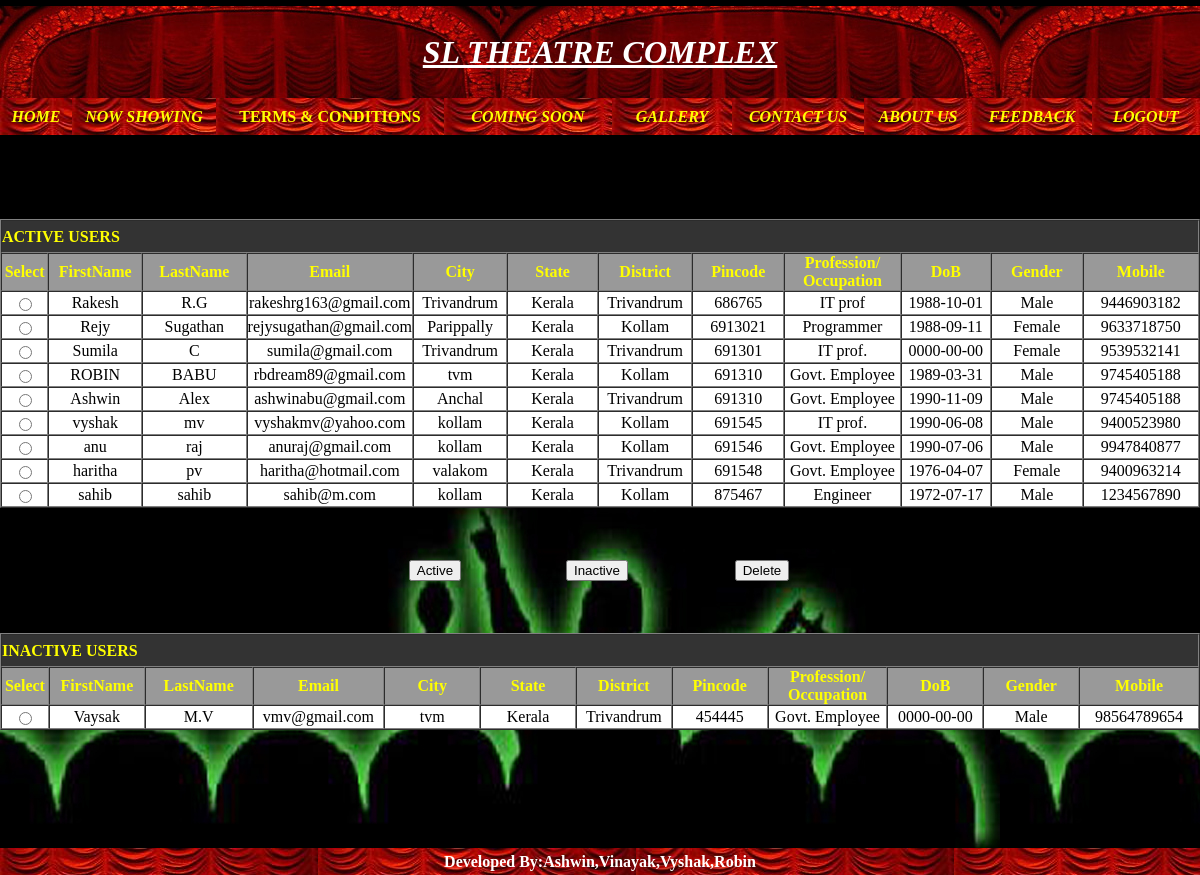
Screenshot of /View_users.php with the database file from the repository.
### tables this page shows
CREATE TABLE IF NOT EXISTS `registration` (
  `regid` bigint(25) NOT NULL AUTO_INCREMENT,
  `FirstName` varchar(30) NOT NULL,
  `LastName` varchar(15) NOT NULL,
  `Email` varchar(25) NOT NULL,
  `password` varchar(15) NOT NULL,
  `city` varchar(20) NOT NULL,
  `state` varchar(20) NOT NULL,
  `District` varchar(20) NOT NULL,
  `pincode` int(10) NOT NULL,
  `profession_occupation` varchar(25) NOT NULL,
  `DateofBirth` date NOT NULL,
  `Gender` varchar(10) NOT NULL,
  `Landnumber` bigint(15) NOT NULL,
  `Mobilenumber` bigint(20) NOT NULL,
  `Alternatemobilenumber` bigint(20) NOT NULL,
  `Question` varchar(45) NOT NULL,
  `Answer` varchar(45) NOT NULL,
  `status` int(30) NOT NULL,
  PRIMARY KEY (`regid`),
  UNIQUE KEY `Email` (`Email`)
);

### View_users.php (the view, shortened to what this page needs)
<!DOCTYPE html PUBLIC "-//W3C//DTD XHTML 1.0 Transitional//EN" "http://www.w3.org/TR/xhtml1/DTD/xhtml1-transitional.dtd">
<html xmlns="http://www.w3.org/1999/xhtml">
<head>
</head>
<body>
<form name="form1" method="post" action="">
<?php
$con=mysql_connect("localhost","root","");
    $qry="select *from registration where status='0'";
    $res=mysql_query($qry,$con);
	?>
<div id="Layer1">
  <table width="100%" height="92" border="0" cellpadding="0" cellspacing="0">
    <tr>
      <td background="pic/curtains08-02-22.jpg" bgcolor="#E0DFE3"><div align="center" class="style1">
        <div align="center" class="style3 style8"><ins>SL THEATRE COMPLEX </ins></div>
      </div></td>
    </tr>
  </table>
  <table width="100%" height="37" border="0" cellpadding="0" cellspacing="0">
    <tr>
      <td width="6%" height="37" background="pic/CURTAIN.JPG" bgcolor="#E0DFE3"><div align="center" class="style2"><a href="admin_mainpage.php">HOME</a></div></td>
      <td width="12%" background="pic/CURTAIN.JPG" bgcolor="#E0DFE3"><div align="center" class="style6"><a href="nowshowing_admin.php">NOW SHOWING </a></div></td>
      <td width="19%" background="pic/CURTAIN.JPG" bgcolor="#E0DFE3"><div align="center"><a href="terms and conditions_admin.php"><strong>TERMS &amp; CONDITIONS </strong></a></div></td>
      <td width="14%" background="pic/CURTAIN.JPG" bgcolor="#E0DFE3"><div align="center" class="style6"><a href="comingsoon_admin.php">COMING SOON </a></div></td>
      <td width="10%" background="pic/CURTAIN.JPG" bgcolor="#E0DFE3"><div align="center" class="style6"><a href="gallery_admin.php">GALLERY</a><a href="ECoupon.php"></a></div></td>
      <td width="11%" background="pic/CURTAIN.JPG" bgcolor="#E0DFE3"><div align="center" class="style6"><a href="gallery.php"></a><a href="contactus_admin.php">CONTACT US</a></div></td>
      <td width="9%" background="pic/CURTAIN.JPG" bgcolor="#E0DFE3"><div align="center" class="style6"><a href="contactus.php"></a> <a href="aboutus_admin.php">ABOUT US</a></div></td>
      <td width="10%" background="pic/CURTAIN.JPG" bgcolor="#E0DFE3"><div align="center" class="style6"><a href="aboutus.php"></a> <a href="feedback_admin.php" class="style15">FEEDBACK</a></div></td>
      <td width="9%" background="pic/CURTAIN.JPG" bgcolor="#E0DFE3"><div align="center" class="style22"><a href="admin.php">LOGOUT</a></div></td>
    </tr>
  </table>
  <p>&nbsp;</p>
  <p>&nbsp;</p>
  <table width="100%" border="1" cellspacing="0" cellpadding="0">
    <tr>
      <td height="31" colspan="12" bgcolor="#333333"><span class="style18">ACTIVE USERS </span></td>
      </tr>
    <tr>
      <td width="4%" height="31" bgcolor="#999999"><div align="center"><span class="style18">Select</span></div></td>
      <td width="8%" bgcolor="#999999"><div align="center" class="style18">FirstName</div></td>
      <td width="9%" bgcolor="#999999"><div align="center" class="style18">LastName</div></td>
      <td width="11%" bgcolor="#999999"><div align="center" class="style18">Email</div></td>
      <td width="8%" bgcolor="#999999"><div align="center" class="style18">City</div></td>
      <td width="8%" bgcolor="#999999"><div align="center" class="style18">State</div></td>
      <td width="8%" bgcolor="#999999"><div align="center" class="style18">District</div></td>
      <td width="8%" bgcolor="#999999"><div align="center" class="style18">Pincode</div></td>
      <td width="10%" bgcolor="#999999"><div align="center"><span class="style18">Profession/ Occupation</span></div></td>
      <td width="8%" bgcolor="#999999"><div align="center" class="style18">DoB</div></td>
      <td width="8%" bgcolor="#999999"><div align="center" class="style18">Gender</div></td>
      <td width="10%" bgcolor="#999999"><div align="center"><span class="style18">Mobile</span></div></td>
      </tr>
	   <?php while($row=mysql_fetch_array($res))
	{ ?>
    <tr>
      <td height="22" bgcolor="#FFFFFF"><div align="center" class="style23">
        <input name="rid" type="radio" value="<?php echo $row['regid'];?>" />
      </div></td>
      <td bgcolor="#FFFFFF"><div align="center" class="style23"><?php echo $row['FirstName'];?></div></td>
      <td bgcolor="#FFFFFF"><div align="center" class="style23"><?php echo $row['LastName'];?></div></td>
      <td bgcolor="#FFFFFF"><div align="center" class="style23"><?php echo $row['Email'];?></div></td>
      <td bgcolor="#FFFFFF"><div align="center" class="style23"><?php echo $row['city'];?></div></td>
      <td bgcolor="#FFFFFF"><div align="center" class="style23"><?php echo $row['state'];?></div></td>
      <td bgcolor="#FFFFFF"><div align="center" class="style23"><?php echo $row['District'];?></div></td>
      <td bgcolor="#FFFFFF"><div align="center" class="style23"><?php echo $row['pincode'];?></div></td>
      <td bgcolor="#FFFFFF"><div align="center" class="style23"><?php echo $row['profession_occupation'];?></div></td>
      <td bgcolor="#FFFFFF"><div align="center" class="style23"><?php echo $row['DateofBirth'];?></div></td>
      <td bgcolor="#FFFFFF"><div align="center" class="style23"><?php echo $row['Gender'];?></div></td>
      <td bgcolor="#FFFFFF"><div align="center" class="style23"><?php echo $row['Mobilenumber'];?></div></td>
      </tr>
	  <?php
	}
	?>
  </table>
  <p>&nbsp;</p>
  <table width="40%" border="0" align="center" cellpadding="1" cellspacing="1">
    <tr>
      <th scope="row"> <label>
          <div align="center">
            <input type="button" name="Submit" value="Active" onclick="accept1();" />
          </div>
        </label>
      </th>
      <td><div align="center">
          <input type="button" name="Submit2" value="Inactive" onclick="rej();" />
      </div></td>
      <td><div align="center">
          <input type="button" name="Submit3" value="Delete" onclick="del();" />
      </div></td>
    </tr>
  </table>
  <?php
$con=mysql_connect("localhost","root","");
    $qry="select *from registration where status='1'";
    $res=mysql_query($qry,$con);
	?>
  <p align="center">&nbsp;</p>
  <table width="100%" border="1" cellspacing="0" cellpadding="0">
    <tr>
      <td height="31" colspan="12" bgcolor="#333333"><span class="style18">INACTIVE USERS </span></td>
    </tr>
    <tr>
      <td width="4%" height="31" bgcolor="#999999"><div align="center"><span class="style18">Select</span></div></td>
      <td width="8%" bgcolor="#999999"><div align="center" class="style18">FirstName</div></td>
      <td width="9%" bgcolor="#999999"><div align="center" class="style18">LastName</div></td>
      <td width="11%" bgcolor="#999999"><div align="center" class="style18">Email</div></td>
      <td width="8%" bgcolor="#999999"><div align="center" class="style18">City</div></td>
      <td width="8%" bgcolor="#999999"><div align="center" class="style18">State</div></td>
      <td width="8%" bgcolor="#999999"><div align="center" class="style18">District</div></td>
      <td width="8%" bgcolor="#999999"><div align="center" class="style18">Pincode</div></td>
      <td width="10%" bgcolor="#999999"><div align="center"><span class="style18">Profession/ Occupation</span></div></td>
      <td width="8%" bgcolor="#999999"><div align="center" class="style18">DoB</div></td>
      <td width="8%" bgcolor="#999999"><div align="center" class="style18">Gender</div></td>
      <td width="10%" bgcolor="#999999"><div align="center"><span class="style18">Mobile</span></div></td>
    </tr>
    <?php while($row=mysql_fetch_array($res))
	{ ?>
    <tr>
      <td height="22" bgcolor="#FFFFFF"><div align="center" class="style23">
          <input name="rid" type="radio" value="<?php echo $row['regid'];?>" />
      </div></td>
      <td bgcolor="#FFFFFF"><div align="center" class="style23"><?php echo $row['FirstName'];?></div></td>
      <td bgcolor="#FFFFFF"><div align="center" class="style23"><?php echo $row['LastName'];?></div></td>
      <td bgcolor="#FFFFFF"><div align="center" class="style23"><?php echo $row['Email'];?></div></td>
      <td bgcolor="#FFFFFF"><div align="center" class="style23"><?php echo $row['city'];?></div></td>
      <td bgcolor="#FFFFFF"><div align="center" class="style23"><?php echo $row['state'];?></div></td>
      <td bgcolor="#FFFFFF"><div align="center" class="style23"><?php echo $row['District'];?></div></td>
      <td bgcolor="#FFFFFF"><div align="center" class="style23"><?php echo $row['pincode'];?></div></td>
      <td bgcolor="#FFFFFF"><div align="center" class="style23"><?php echo $row['profession_occupation'];?></div></td>
      <td bgcolor="#FFFFFF"><div align="center" class="style23"><?php echo $row['DateofBirth'];?></div></td>
      <td bgcolor="#FFFFFF"><div align="center" class="style23"><?php echo $row['Gender'];?></div></td>
      <td bgcolor="#FFFFFF"><div align="center" class="style23"><?php echo $row['Mobilenumber'];?></div></td>
    </tr>
    <?php
	}
	?>
  </table>
  <p>&nbsp;</p>
  <p>&nbsp;</p>
  <p>&nbsp;</p>
  <table width="100%" height="27" border="0" cellpadding="0" cellspacing="0" background="pic/CURTAIN.JPG">
    <tr>
      <td><div align="center"><span class="style7">Developed By:Ashwin,Vinayak,Vyshak,Robin </span></div></td>
    </tr>
  </table>
</div>
</form>
</body>
</html>

### View_users.php (style rules this page uses)
.style1 { font-size: xx-large; font-weight: bold; font-style: italic; color: #9966FF; }
.style3 { color: #FFFFFF; font-family: Georgia, "Times New Roman", Times, serif; }
.style6 { color: #FFFF00; font-weight: bold; font-style: italic; }
a:link { color: #FFFF00; text-decoration: none; }
body { background-image: url(pic/nowshowings.JPG); }
.style7 { color: #FFFFFF; font-weight: bold; }
.style8 { color: #FFFFFF }
.style2 { color: #FFFF66; font-style: italic; font-weight: bold; }
.style18 { color: #FFFF00; font-weight: bold; }
.style15 { font-family: "Times New Roman", Times, serif; font-style: italic; font-weight: bold; }
.style22 { color: #FFFF00; font-weight: bold; font-style: italic; font-family: "Times New Roman", Times, serif; }
.style23 { color: #000000; }

### rows the page displays
registration: FirstName "Rakesh", LastName "R.G", Email "rakeshrg163@gmail.com", city "Trivandrum", state "Kerala", District "Trivandrum", pincode "686765", profession_occupation "IT prof", DateofBirth "1988-10-01", Gender "Male", Mobilenumber "9446903182"
registration: FirstName "Rejy", LastName "Sugathan", Email "rejysugathan@gmail.com", city "Parippally", state "Kerala", District "Kollam", pincode "6913021", profession_occupation "Programmer", DateofBirth "1988-09-11", Gender "Female", Mobilenumber "9633718750"
registration: FirstName "Sumila", LastName "C", Email "sumila@gmail.com", city "Trivandrum", state "Kerala", District "Trivandrum", pincode "691301", profession_occupation "IT prof.", DateofBirth "0000-00-00", Gender "Female", Mobilenumber "9539532141"
registration: FirstName "ROBIN", LastName "BABU", Email "rbdream89@gmail.com", city "tvm", state "Kerala", District "Kollam", pincode "691310", profession_occupation "Govt. Employee", DateofBirth "1989-03-31", Gender "Male", Mobilenumber "9745405188"
registration: FirstName "Ashwin", LastName "Alex", Email "ashwinabu@gmail.com", city "Anchal", state "Kerala", District "Trivandrum", pincode "691310", profession_occupation "Govt. Employee", DateofBirth "1990-11-09", Gender "Male", Mobilenumber "9745405188"
registration: FirstName "vyshak", LastName "mv", Email "vyshakmv@yahoo.com", city "kollam", state "Kerala", District "Kollam", pincode "691545", profession_occupation "IT prof.", DateofBirth "1990-06-08", Gender "Male", Mobilenumber "9400523980"
registration: FirstName "anu", LastName "raj", Email "anuraj@gmail.com", city "kollam", state "Kerala", District "Kollam", pincode "691546", profession_occupation "Govt. Employee", DateofBirth "1990-07-06", Gender "Male", Mobilenumber "9947840877"
registration: FirstName "haritha", LastName "pv", Email "haritha@hotmail.com", city "valakom", state "Kerala", District "Trivandrum", pincode "691548", profession_occupation "Govt. Employee", DateofBirth "1976-04-07", Gender "Female", Mobilenumber "9400963214"
registration: FirstName "sahib", LastName "sahib", Email "sahib@m.com", city "kollam", state "Kerala", District "Kollam", pincode "875467", profession_occupation "Engineer", DateofBirth "1972-07-17", Gender "Male", Mobilenumber "1234567890"
registration: FirstName "Vaysak", LastName "M.V", Email "vmv@gmail.com", city "tvm", state "Kerala", District "Trivandrum", pincode "454445", profession_occupation "Govt. Employee", DateofBirth "0000-00-00", Gender "Male", Mobilenumber "98564789654"
